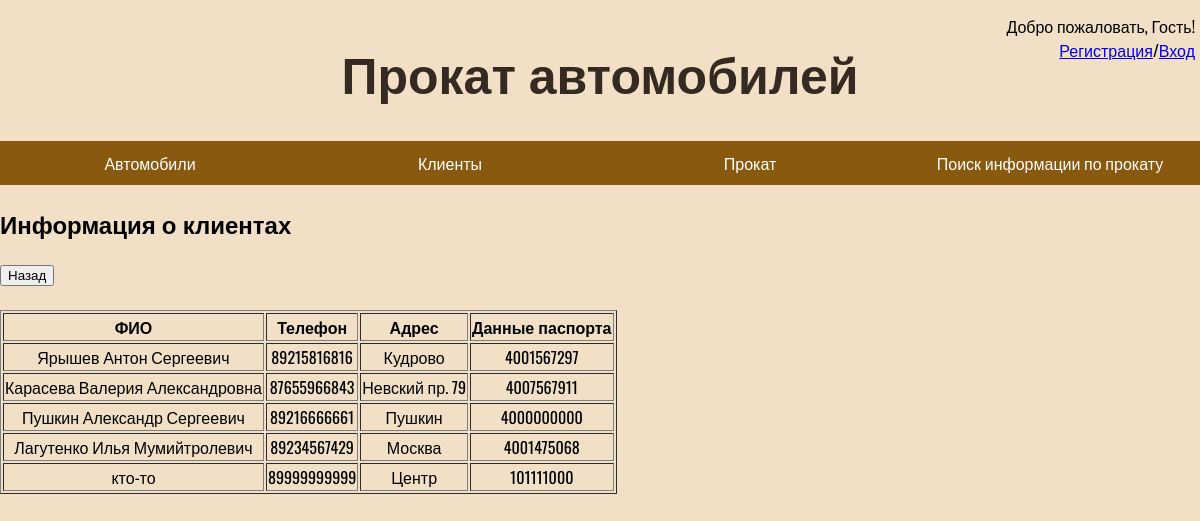
Page /clients_list.php on the committed database.
### tables this page shows
CREATE TABLE `client` (
  `id_client` int(11) NOT NULL,
  `fio_client` varchar(255) NOT NULL,
  `phone` bigint(11) NOT NULL,
  `address` varchar(255) NOT NULL,
  `pass_data` bigint(11) NOT NULL
);

### clients_list.php (the view, shortened to what this page needs)
<!DOCTYPE html>
<html>
<head>
    <link rel="stylesheet" type="text/css" href="css/styles.css">
    </head>
    <body>
    <?php
    require_once 'menu.php';
    require_once 'login.php';
    switch ( $_GET["action"])
    {
        case "showlist":
            show_list($link); break;
    }
    function show_list($link)
    {
        global $link;
        $query ='SELECT * FROM client';
        $res = mysqli_query($link, $query) or die("Ошибка " . mysqli_error($link));
        echo '<div class="d_cont">';
        echo '<h2>Информация о клиентах</h2>';
        echo '<button type="button" onClick="history.back();">Назад</button><br>';
        echo '<br><table border="1" class="data_tbl">';
        echo '<tr align="center"><th>ФИО</th><th>Телефон</th><th>Адрес</th><th>Данные паспорта</th></tr>';
        if (empty($_SESSION['id']))
        {
        while ( $item = mysqli_fetch_array( $res ) )
        {
            echo '<tr align="center" class="tbl">';
            echo '<td>'.$item['fio_client'].'</td>';
            echo '<td>'.$item['phone'].'</td>';
            echo '<td>'.$item['address'].'</td>';
            echo '<td>'.$item['pass_data'].'</td>';
        }
    }
        echo '</table>';
        echo '</div>';
    }
    ?>
    </body>
    </html>

### menu.php (shortened to what this page needs)
<div class ="banner_text">
<a href="index.php" class="text"><h1>Прокат автомобилей</h1></a>
  <div class="reg">
  <?php
    if (empty($_SESSION['login']) or empty($_SESSION['id']))
    {
        echo 'Добро пожаловать, Гость!';
        echo '<br>';
        echo '<a href="reg_form.php">Регистрация</a>/<a href="auth_form.php">Вход</a>';
    }
    else
    {
        echo 'Добро пожаловать, ' . $_SESSION['login'].'!';
        echo '<br>';
        echo '<a href="?exit">Выйти</a>';
    }
    ?>
    </div>
        </div>
  <ul class="menu">
<li><a href="#">Автомобили</a>
</li>
<li><a href="clients_list.php">Клиенты</a></li>
<li><a href="#">Прокат</a>
    </li>
<li><a href="search.php">Поиск информации по прокату</a></li>
</ul>

### css/styles.css (style rules this page uses)
:root { --color-bg: #f1e0c5; --color-text: #342a21; }
body { font-family: "Oswald", sans-serif; background-color: var(--color-bg); margin-left: 0px; margin-right: 0px; }
a.text:active, a.text:hover, a.text { text-decoration: none; color: #342a21; }
h1 { font-size: 50px; color: var(--color-text); }
.menu { position: relative; display: inline-flex; margin: 0; padding: 0; list-style: none; }
.reg { position: absolute; right: 5px; top: -20px; margin-top: 0px; padding-right: 0px; text-align: right; }
.banner_text { position: relative; width: 100%; text-align: center; }
ul { list-style: none; display: block; margin: 0px; padding: 0px; width: 100%; }
ul:after { display: block; float: none; content: ' '; clear: both; }
ul.menu > li { float: left; position: relative; width: 33%; }
ul.menu > li > a { display: block; color: #fff; padding: 10px; text-decoration: none; background-color: #88590f; text-align: center; }

### rows in the picture
client: fio_client "Ярышев Антон Сергеевич", phone "89215816816", address "Кудрово", pass_data "4001567297"
client: fio_client "Карасева Валерия Александровна", phone "87655966843", address "Невский пр. 79", pass_data "4007567911"
client: fio_client "Пушкин Александр Сергеевич", phone "89216666661", address "Пушкин", pass_data "4000000000"
client: fio_client "Лагутенко Илья Мумийтролевич", phone "89234567429", address "Москва", pass_data "4001475068"
client: fio_client "кто-то", phone "89999999999", address "Центр", pass_data "101111000"
